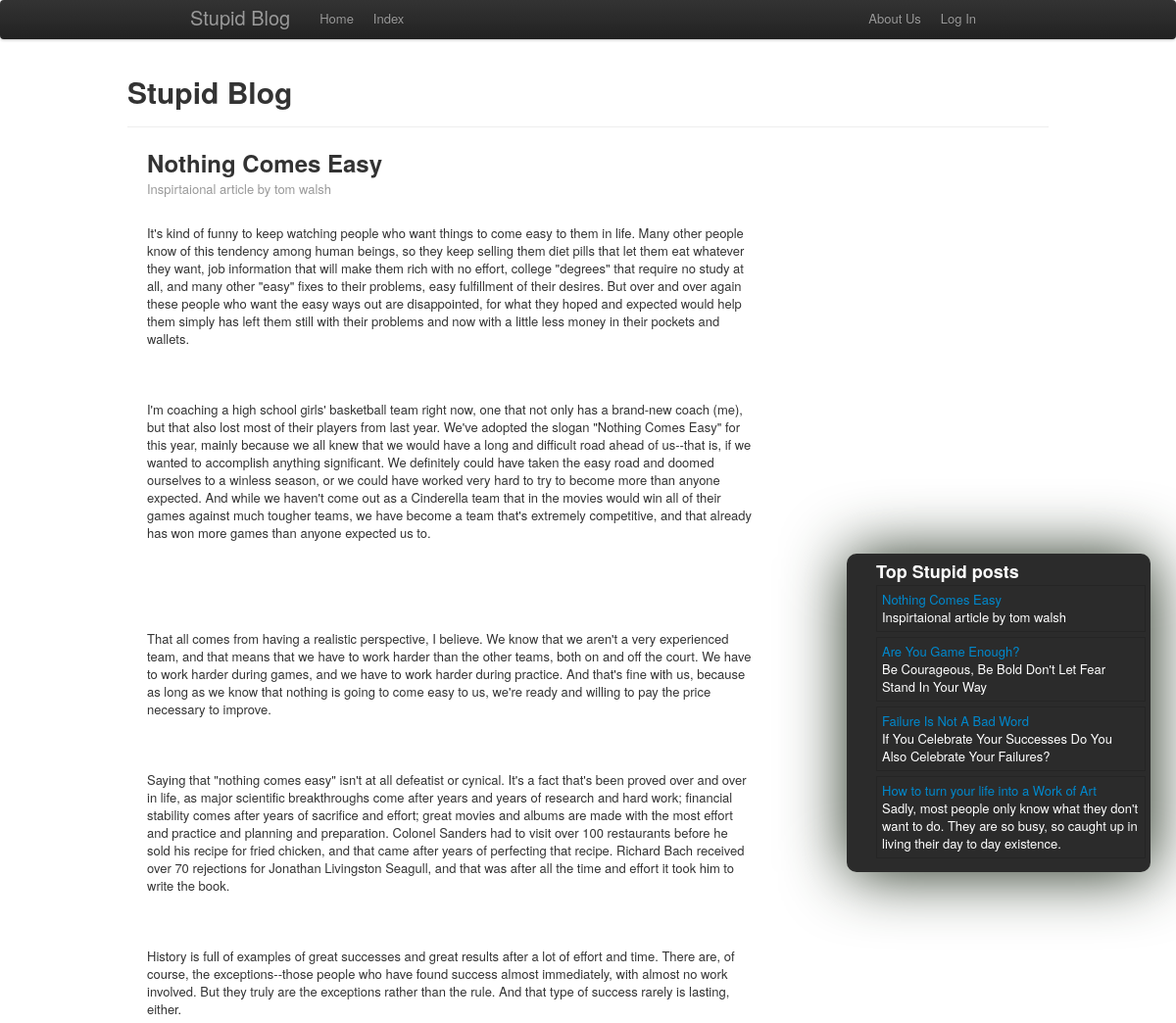
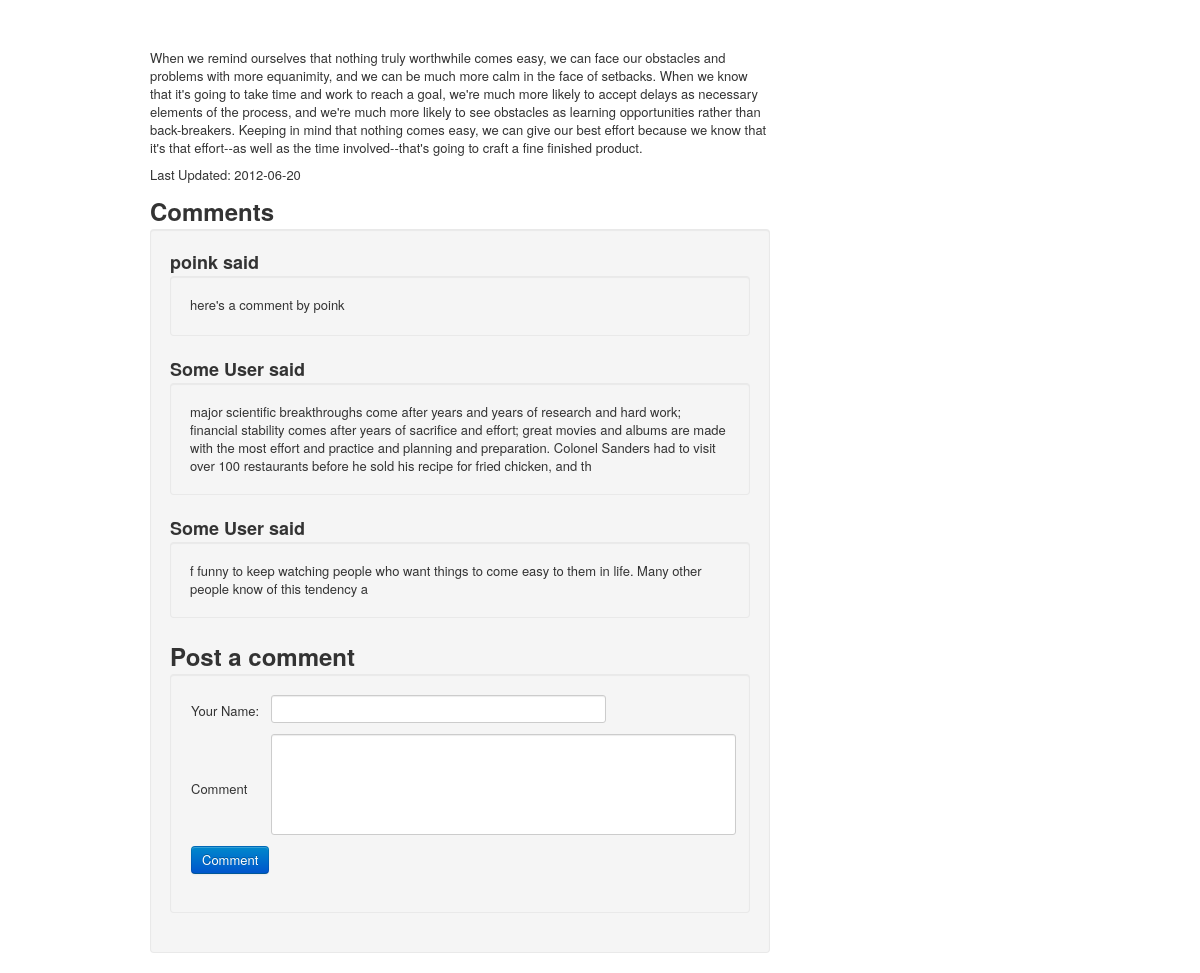
Screenshot of /show_blogpost.php?ID=26 with the database file from the repository (2 pictures, top to bottom).
### tables this page shows
CREATE TABLE IF NOT EXISTS `blog_posts` (
  `id` int(11) NOT NULL AUTO_INCREMENT,
  `title` varchar(255) NOT NULL,
  `post` text NOT NULL,
  `date_posted` date NOT NULL,
  `category` varchar(255) NOT NULL,
  PRIMARY KEY (`id`)
);

CREATE TABLE IF NOT EXISTS `blog_comments` (
  `comment_id` int(11) NOT NULL AUTO_INCREMENT,
  `post_id` int(11) NOT NULL,
  `name` varchar(255) NOT NULL,
  `comment` text NOT NULL,
  `comment_time` timestamp NOT NULL DEFAULT CURRENT_TIMESTAMP ON UPDATE CURRENT_TIMESTAMP,
  UNIQUE KEY `comment_id` (`comment_id`)
);

### show_blogpost.php (the view, shortened to what this page needs)
<?php include 'assets/includes/_header.php';
			if(isset($_GET['ID']) && !empty($_GET['ID']) && is_numeric($_GET['ID'])){
				$post_id = sanitize($_GET['ID']);
			}
			else header("location:index.php");
			if (isset($post_id)) {
				$post_query = mysql_query("SELECT * FROM `blog_posts` WHERE id= '$post_id'")  or die(error_message("Cannot Connect to database."));
			}
			else { die(error_message("Unable to get post from database.",1)); }
			$row = mysql_fetch_assoc($post_query);
				echo "<h2 class='post_title'>".$row['title']."</h2>";
				echo "<p class='muted'>".$row['category']."</p>";
				echo "<div class='post'><p>".($row['post'])."</p>";
				echo "<p> Last Updated: ".$row['date_posted']."</p></div>";
			$post_id = $row['id'];
			include 'blog_comment.php';
	?>
<?php include_once 'assets/includes/_footer.php'; ?>

### assets/includes/_sidebar.php
<div class="span4 pull-right sidebar">
	<ul class="top-posts">
		<h3>Top Stupid posts</h3>
		<?php
			$query = mysql_query("SELECT id,title,category FROM blog_posts ORDER BY RAND() DESC LIMIT 4") or error_message(mysql_error());
			while($row = mysql_fetch_assoc($query)){
				echo "<div onclick=\"location.href='show_blogpost.php?ID=".$row['id']."'\" style=\"cursor:pointer;\"><li> <a href=\"show_blogpost.php?ID=".$row['id']."\">".$row['title']."</a><br>";
				echo $row['category']."</li></div>";
	}?>
	</ul>
</div>

### blog_comment.php (shortened to what this page needs)
<?php
			echo "<h2>Comments</h2>";
			echo "<div class='well'>";
			$comment_query = mysql_query("SELECT * FROM `blog_comments` WHERE post_id= '$post_id'") or die(mysql_error());
			while($row = mysql_fetch_assoc($comment_query)){
				echo "<h3>".$row['name']." said </h3>";
				echo "<p class='comment well'>".nl2br($row['comment'])."</p>";
			}
		echo "<h2>Post a comment</h2>";
		echo "<div class='well'>";
		echo "<form action='post_comment.php?ID=".$post_id."' method='post' class='form-vertical'>";
		?>		<table>
					<tr><td><label for="commenter_name">Your Name:</label></td>
						<td><input type=text id="cmnt_name_in" name="commenter_name" value=
							"<?php
							 if (isset($_SESSION['commenter_name'])) {
							echo $_SESSION['commenter_name'];
							}?>"></td>
					</tr>
					<tr>
						<td>Comment</td>
						<td><textarea id="cmnt_in" name="comment"></textarea></td>
					</tr>
					<tr><td><input class='btn btn-primary' type="submit" value="Comment"></td></tr>
				</table>
			</form>
			</div>
		</div>

### assets/custom-style.css (style rules this page uses)
#cmnt_name_in { width: 25em; }
#cmnt_in { width: 35em; height: 7em; resize: none; }
.sidebar { background-color: #2B2B2B; color: #FFFFFF; position: fixed; right: 2em; top: 28%; height: auto; padding: 5px; border-radius: 10px; overflow: hidden; box-shadow: 1px 0.1em 5em #1D2B19; }
.top-posts { list-style: none; }
.top-posts li { padding: 5px; margin-bottom: 5px; border: 1px solid rgba(0, 0, 0, 0.15); }

### rows the page displays
blog_posts: title "Nothing Comes Easy", category "Inspirtaional article by tom walsh", post "It's kind of funny to keep watching people who want things to come easy to them in life. Many other people know of this tendency among human beings, so they keep selling them diet pills that let them eat whatever they want, job information that will make them rich with no effort, college \"degrees\" that require no study at all, and many other \"easy\" fixes to their problems, easy fulfillment of their desires. But over and over again these people who want the easy ways out are disappointed, for what they hoped and expected would help them simply has left them still with their problems and now with a little less money in their pockets and wallets. I'm coaching a high school girls' basketball…", date_posted "2012-06-20"
blog_posts: title "Are You Game Enough?", category "Be Courageous, Be Bold Don't Let Fear Stand In Your Way"
blog_posts: title "Failure Is Not A Bad Word", category "If You Celebrate Your Successes Do You Also Celebrate Your Failures?"
blog_posts: title "How to turn your life into a Work of Art", category "Sadly, most people only know what they don't want to do. They are so busy, so caught up in living their day to day existence."
blog_comments: name "poink", comment "here's a comment by poink"
blog_comments: name "Some User", comment "major scientific breakthroughs come after years and years of research and hard work; financial stability comes after years of sacrifice and effort; great movies and albums are made with the most effort and practice and planning and preparation. Colonel Sanders had to visit over 100 restaurants before he sold his recipe for fried chicken, and th"
blog_comments: name "Some User", comment "f funny to keep watching people who want things to come easy to them in life. Many other people know of this tendency a"
